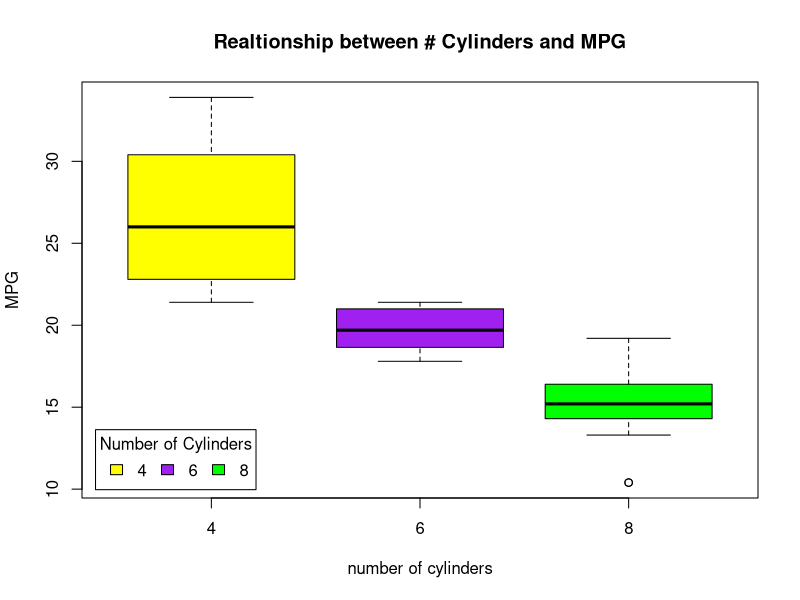
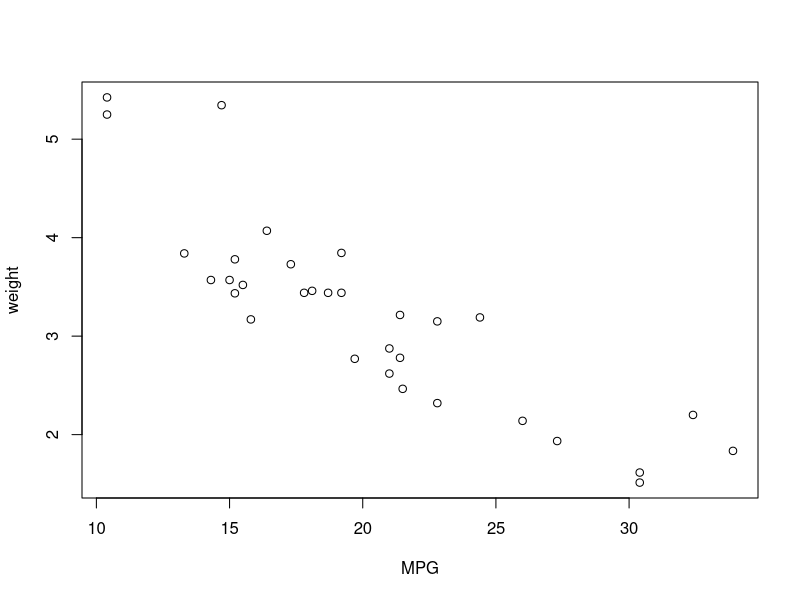
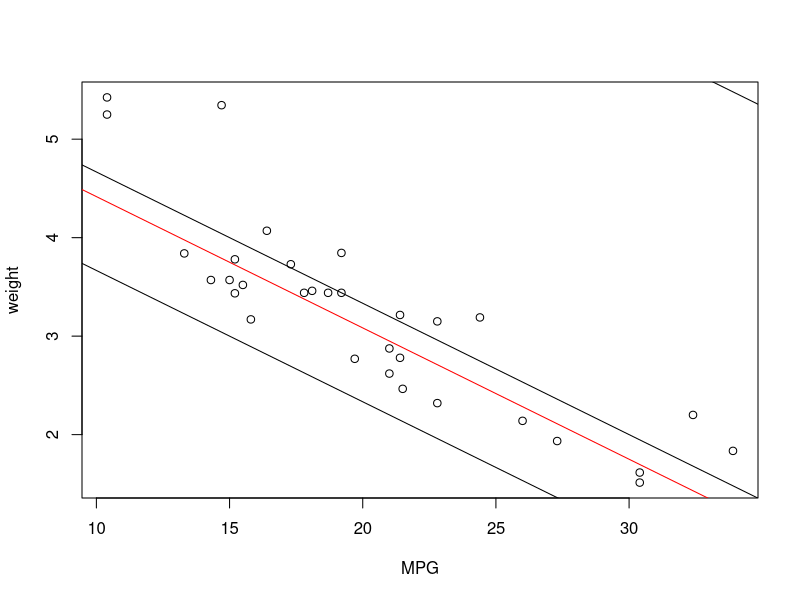
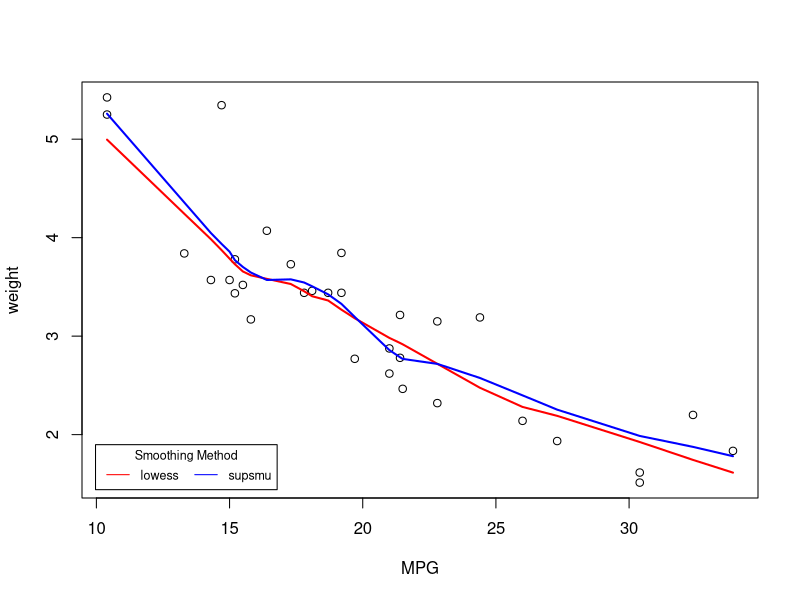
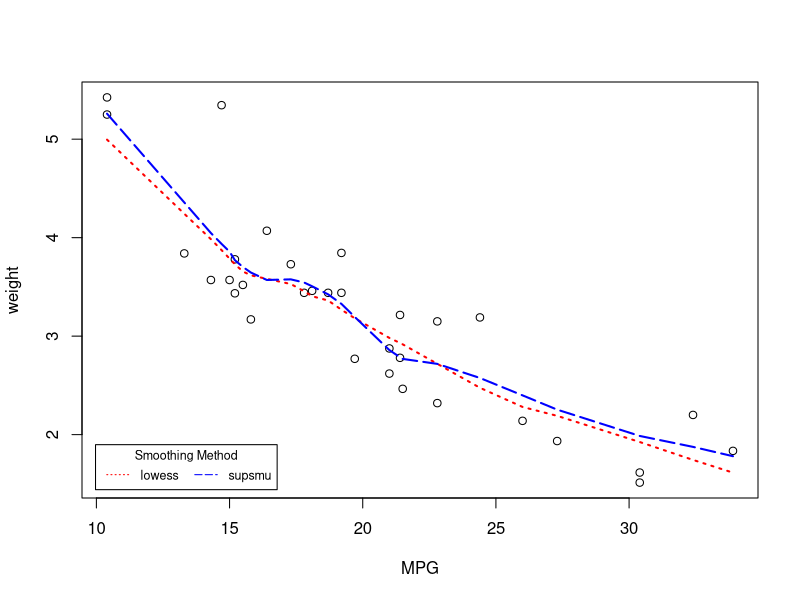
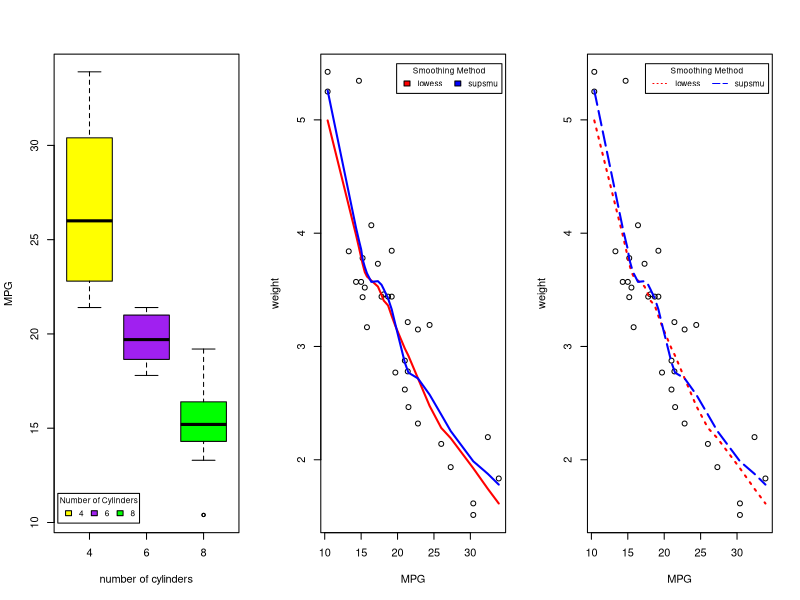

R code for these plots, in order:
## ---- chunk 1
knitr::opts_chunk$set(echo = TRUE)
## ---- chunk 2
boxplot(mpg~cyl,data=mtcars,col=(c("yellow","purple","green")),xlab="number of cylinders",ylab="MPG",main="Realtionship between # Cylinders and MPG")
legend("bottomleft", inset=.02, title="Number of Cylinders",
   c("4","6","8"), fill=c("yellow","purple","green"), horiz=TRUE)
## ---- chunk 3
plot(mtcars$mpg,mtcars$wt,xlab="MPG",ylab="weight")
## ---- chunk 4
plot(mtcars$mpg,mtcars$wt,xlab="MPG",ylab="weight")
abline(5,-2/15)
abline(10,-2/15)
abline(6,-2/15)
abline(5.75,-2/15,col="red")
## ---- chunk 5
plot(mtcars$mpg,mtcars$wt,xlab="MPG",ylab="weight")
with(mtcars, lines(lowess(mpg, wt), col="red", lwd=2))
with(mtcars, lines(supsmu(mpg, wt), col="blue", lwd=2))
legend("bottomleft", inset=.02, title="Smoothing Method",
   c("lowess","supsmu"), col=c("red","blue"), lty=1, horiz=TRUE,cex=0.75)
## ---- chunk 6
plot(mtcars$mpg,mtcars$wt,xlab="MPG",ylab="weight")
with(mtcars, lines(lowess(mpg, wt), col="red", lwd=2,lty=3))
with(mtcars, lines(supsmu(mpg, wt), col="blue", lwd=2,lty=5))
legend("bottomleft", inset=.02, title="Smoothing Method",
   c("lowess","supsmu"), col=c("red","blue"), lty=c(3,5), horiz=TRUE,cex=0.75)
## ---- chunk 7
setwd("~/Desktop/BIOST_509_2017/")
pdf("InClassPlot4.pdf")
layout(matrix(c(1,2,3), 1,3, byrow = TRUE))

boxplot(mpg~cyl,data=mtcars,col=(c("yellow","purple","green")),xlab="number of cylinders",ylab="MPG")
legend("bottomleft", inset=.02, title="Number of Cylinders",
   c("4","6","8"), fill=c("yellow","purple","green"), horiz=TRUE,cex=0.75)

plot(mtcars$mpg,mtcars$wt,xlab="MPG",ylab="weight")
with(mtcars, lines(lowess(mpg, wt), col="red", lwd=2))
with(mtcars, lines(supsmu(mpg, wt), col="blue", lwd=2))
legend("topright", inset=.02, title="Smoothing Method",
   c("lowess","supsmu"), fill=c("red","blue"), horiz=TRUE,cex=0.75)

plot(mtcars$mpg,mtcars$wt,xlab="MPG",ylab="weight")
with(mtcars, lines(lowess(mpg, wt), col="red", lwd=2,lty=3))
with(mtcars, lines(supsmu(mpg, wt), col="blue", lwd=2,lty=5))
legend("topright", inset=.02, title="Smoothing Method",
   c("lowess","supsmu"), col=c("red","blue"), lty=c(3,5), horiz=TRUE,cex=0.75)
dev.off()
